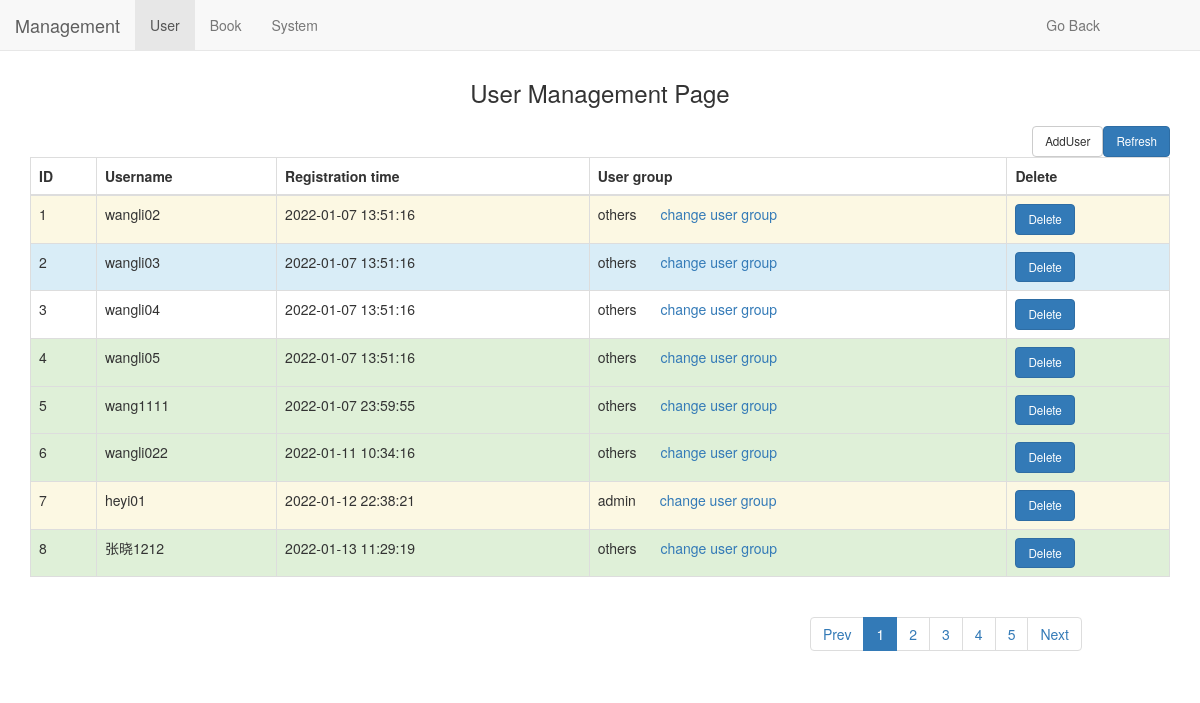
Screenshot of /management/user (signed in) with the database file from the repository.
### models.py (models this page shows, shortened)
class User(db.Model):
    username = db.Column(db.String(50),primary_key = True)
    hash_pwd = db.Column(db.String(100))
    salt = db.Column(db.String(100))
    group_id = db.Column(db.Integer)
    add_time = db.Column(db.String(50))

### app.py (the view)
@app.route("/management/user",methods = ['POST','GET'])
@login_required
@routing_permission_check
def user_mgr():
    form = UploadFileForms()
    if request.method == 'GET':
        dic1 = {'active1':'active','active2':'','active3':'','active4':'','active5':'',
                'active_next':'','active_Prev':'','current_page_number':1}
        user_info = User.query.limit(10).all()
        user_list = []
        if len(user_info) ==0:
            user_list = []
        else:
            for userdata in user_info:
                user_list.append( userdata.__dict__)
            k = 0
            style_list = ['success','info','warning','error']
            for j in user_list:
                k+=1
                del j['_sa_instance_state']
                del j['hash_pwd']
                del j['salt']
                j['id'] = k
                if j['group_id'] ==1:
                    del j['group_id']
                    j['group'] = 'admin'
                elif j['group_id'] == 2:
                    del j['group_id']
                    j['group'] = 'others'
                j['style'] = random.choice(style_list)
        return render_template('user.html',user_list = user_list,dic1 = dic1,form = form)

### decorator.py (called while the page is built)
def login_required(func):
    @wraps(func)
    def inner(*args, **kwargs):
        user_id = session.get('user_id')
        if not user_id:
            return jsonify({'error':'User not logged in'}
                           )
        else:
            g.user_id = user_id
            return func(*args, **kwargs)
    return inner

### templates/user.html (shortened to what this page needs)
<!DOCTYPE html>
<html>
<head>
	<link rel="stylesheet" href="/static/css/bootstrap.min.css">
</head>
<body>
    <div class="container">
        <div class="row clearfix">
            <div class="col-md-12 column">
                <nav class="navbar navbar-default navbar-fixed-top" role="navigation">
                    <div class="navbar-header">
                         <a class="navbar-brand" href="#">Management</a>
                    </div>
                    <ul class="nav navbar-nav">
						<li class="active" >
							 <a href="/management/user">User</a>
						</li>
						<li>
							 <a href="/management/book">Book</a>
						</li>
                        <li>
                            <a href="/management/system">System</a>
                        </li>
                    </ul>
                    <div class="collapse navbar-collapse" id="bs-example-navbar-collapse-1">
                        <ul class="nav navbar-nav navbar-right">
                            <li>
                                <a style="margin-right: 100px;" href="/home">Go Back</a>
                            </li>
                        </ul>
                    </div>
                </nav>
                <h3 style="margin-top: 80px;" class="text-center">
                    User Management Page
                </h3>
                <div style="float: left;" class="container">
                    <div class="row clearfix">
                        <div style="padding-left:0" class="col-md-12 column">
                        </div>
                    </div>
                </div>
                <a id="modal-207274" href="/management/refresh?cur_url=/management/user" role="button" class="btn btn-default btn-primary" style="float:right;font-size: smaller;" data-toggle="modal">Refresh</a>
                <a id="modal-207274" href="#modal-container-207274" role="button" class="btn btn-default" style="float:right;font-size: smaller;" data-toggle="modal">AddUser</a>
                <table style="margin-top: 20px;" class="table table-bordered">
                    <thead>
                        <tr>
                            <th>
                                ID
                            </th>
                            <th>
                                Username
                            </th>
                            <th>
                                Registration time
                            </th>
                            <th>
                                User group
                            </th>
                            <th>
                                Delete
                            </th>
                        </tr>
                    </thead>
                    <tbody>
                        {% for item in user_list %}
                            <tr class="{{ item['style'] }}">
                                <td>
                                    {{ item['id'] }}
                                </td>
                                <td>
                                    {{ item['username'] }}
                                </td>
                                <td>
                                    {{ item['add_time'] }}
                                </td>
                                <td>
                                    {{ item['group'] }} <a style="margin-left: 20px;" href="/management/user/changegroup?username={{ item['username'] }}&group={{ item['group'] }}">change user group</a>
                                </td>
                                <td>
                                    <a role="button" class="btn btn-default btn-primary" style="font-size: smaller;" href="/management/user/delete?username={{ item['username'] }}">Delete</a>
                                </td>
                            </tr>
                        {% endfor %}
                    </tbody>
                </table>
                <div class="row clearfix">
                    <div class="col-md-2 column">
                    </div>
                    <div class="col-md-6 column">
                    </div>
                    <div class="col-md-4 column">
                        <ul class="pagination">
                            <li class="{{ dic1['active_Prev'] }}">
                                {% if dic1['current_page_number'] <=2  %}
                                    <a href="/management/user/page?number=1">Prev</a>
                                {% else %}
                                    <a href="/management/user/page?number={{ dic1['current_page_number']-1 }}">Prev</a>
                                {% endif %}
                               </li>
                            <li class="{{ dic1['active1'] }}">
                                 <a href="/management/user/page?number=1">1</a>
                            </li>
                            <li class="{{ dic1['active2'] }}">
                                 <a href="/management/user/page?number=2">2</a>
                            </li>
                            <li class="{{ dic1['active3'] }}">
                                 <a href="/management/user/page?number=3">3</a>
                            </li>
                            <li class="{{ dic1['active4'] }}">
                                 <a href="/management/user/page?number=4">4</a>
                            </li>
                            <li class="{{ dic1['active5'] }}">
                                 <a href="/management/user/page?number=5">5</a>
                            </li>
                            <li class="{{ dic1['active_next'] }}">
                                 <a href="/management/user/page?number={{ dic1['current_page_number']+1 }}">Next</a>
                            </li>
                        </ul>
                    </div>
                </div>
            </div>
        </div>
    </div>
</body>
</html>

### rows the page displays
User: id "1", username "wangli02", add_time "2022-01-07 13:51:16", group "others"
User: id "2", username "wangli03", add_time "2022-01-07 13:51:16", group "others"
User: id "3", username "wangli04", add_time "2022-01-07 13:51:16", group "others"
User: id "4", username "wangli05", add_time "2022-01-07 13:51:16", group "others"
User: id "5", username "wang1111", add_time "2022-01-07 23:59:55", group "others"
User: id "6", username "wangli022", add_time "2022-01-11 10:34:16", group "others"
User: id "7", username "heyi01", add_time "2022-01-12 22:38:21", group "admin"
User: id "8", username "张晓1212", add_time "2022-01-13 11:29:19", group "others"
